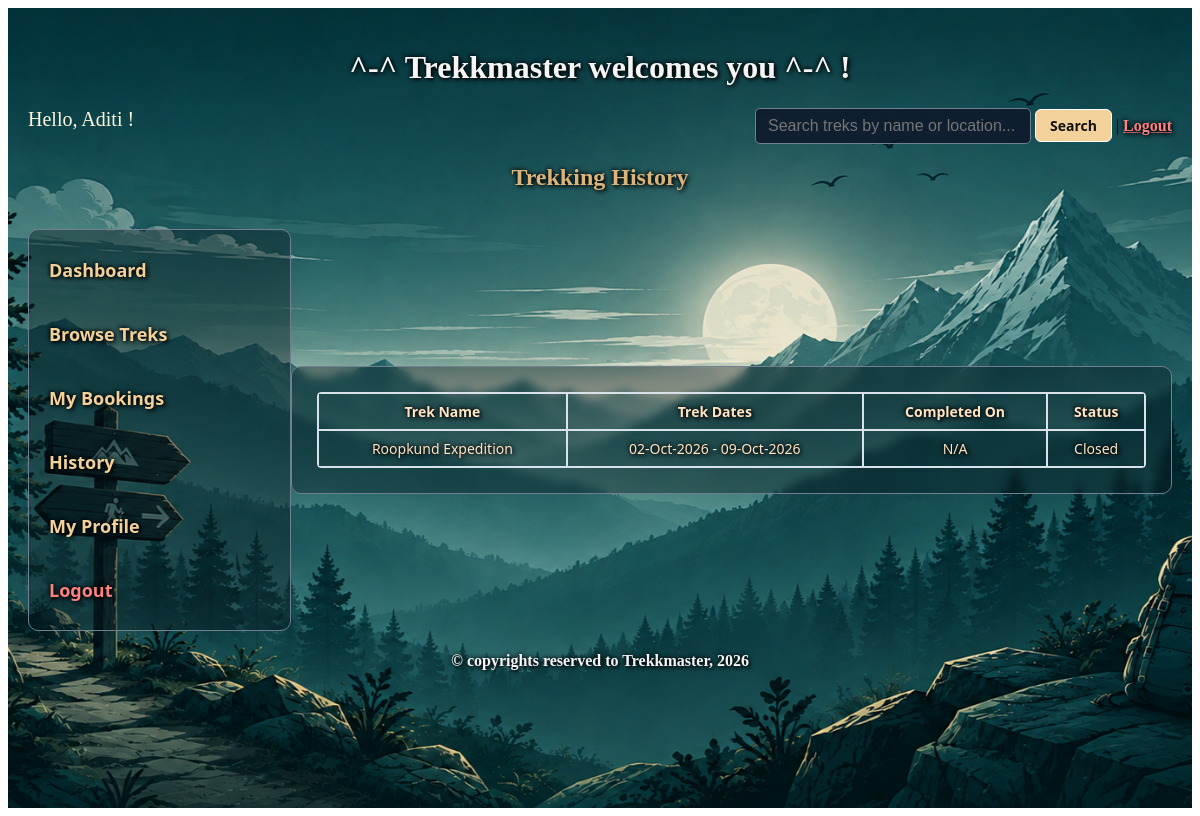
The app's page /my_history (signed in), older data.
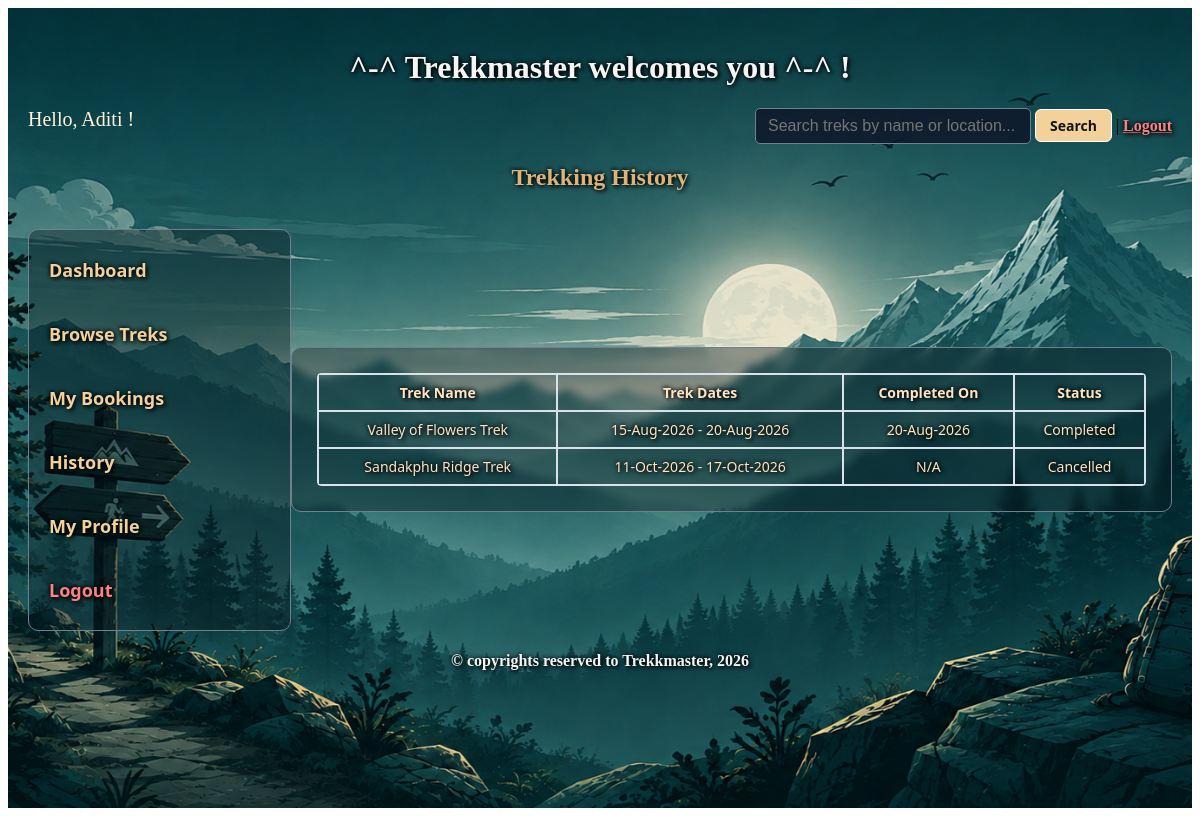
The same page, newer data.
### models.py (models this page shows)
class Bookings(db.Model):
    __tablename__='bookings'
    booking_id = db.Column(db.Integer, primary_key=True, autoincrement=True)
    trekker_id = db.Column(db.Integer, db.ForeignKey('trekker.trekker_id'), nullable=False)
    trek_id = db.Column(db.Integer, db.ForeignKey('trek.trek_id'), nullable=False)
    booking_date = db.Column(db.Date, nullable = False)
    status = db.Column(db.Integer, nullable=False, default=0)  #0-booked, 1-cancelled, 2-completed
    payment_status = db.Column(db.Integer, nullable=False, default=0)  #0-pending, 1-paid, 2-refunded

class Trek(db.Model):
    __tablename__='trek'
    trek_id = db.Column(db.Integer, primary_key=True, autoincrement=True)
    trek_name = db.Column(db.String, unique = True, nullable = False)
    location = db.Column(db.String, nullable = False)
    difficulty = db.Column(db.Integer, nullable=False, default=0)  #0-easy, 1-moderate, 2- hard
    staff_assigned = db.Column(db.Integer, db.ForeignKey('staff.staff_id'), nullable = False)
    status = db.Column(db.Integer, nullable=False, default=0)  #0-open, 1-closed, 2- completed
    duration = db.Column(db.Integer, nullable = False)
    description = db.Column(db.String, nullable = False)
    av_slots = db.Column(db.Integer, nullable = False)
    st_date = db.Column(db.Date, nullable = False)
    en_date = db.Column(db.Date, nullable = False)
    bookings = db.relationship("Bookings", cascade="all, delete", backref="trek")

### controller.py (the view)
@app.route('/my_history')
@login_required
def my_history():
    user_id = session.get('user_id')
    if not user_id:
        return redirect(url_for('user_signin'))
    trekker = Trekker.query.filter_by(user_id=user_id).first()
    if not trekker:
        return redirect(url_for('user_signin'))
    history_bookings = Bookings.query.join(Trek).filter(
        Bookings.trekker_id == trekker.trekker_id,
        (Bookings.status != 0) | (Trek.status != 1)
    ).all()
    return render_template("user_history.html", user_name=trekker.full_name, bookings=history_bookings)

### app.py (called while the page is built)
@login_manager.user_loader
def load_user(user_id):
    return User_Details.query.get(int(user_id))

### templates/user_history.html (shortened to what this page needs)
<!DOCTYPE html>
<html lang="en">
<head>
    <link rel="stylesheet" href="/static/main.css">
</head>
<body>
    <div class="container">
        <div class="center">
            <h1>^-^ Trekkmaster welcomes you ^-^ !</h1>
        </div>
        <div style="display: flex; justify-content: space-between;">
            <span style="text-align: left; color: cornsilk; font-size: 20px;">Hello, {{ user_name }} !</span>
            <span style="text-align: right;">
                <form action="{{ url_for('search') }}" method="GET">
                    <input type="text" name="q" placeholder="Search treks by name or location..." style="width: 250px">
                    <input type="submit" value="Search"> | <a href="/user_logout">Logout</a>
                </form>
            </span>
        </div>
        <h2 class="heading">Trekking History</h2>
        <br>
        <div style="display: flex;">
            <div class="sidebar">
                <a href="{{ url_for('user_dash') }}" class="normal-text-link">Dashboard</a><br>
                <a href="{{ url_for('browse_treks') }}" class="normal-text-link">Browse Treks</a><br>
                <a href="{{ url_for('my_bookings') }}" class="normal-text-link">My Bookings</a><br>
                <a href="{{ url_for('my_history') }}" class="normal-text-link">History</a><br>
                <a href="{{ url_for('my_profile') }}" class="normal-text-link">My Profile</a><br>
                <a href="/user_logout" class="normal-text-link">Logout</a>
            </div>
            <div class="dash_style">
                <table class="table" name="Recent Treks">
                    <tr>
                        <th>Trek Name</th>
                        <th>Trek Dates</th>
                        <th>Completed On</th>
                        <th>Status</th>
                    </tr>
                    {% if bookings %}
                    {% for booking in bookings %}
                    <tr>
                        <td>{{ booking.trek.trek_name }}</td>
                        <td>{{ booking.trek.st_date.strftime('%d-%b-%Y') }} - {{
                            booking.trek.en_date.strftime('%d-%b-%Y') }}</td>
                        <td>
                            {% if booking.trek.status == 3 or booking.status == 2 %}
                            {{ booking.trek.en_date.strftime('%d-%b-%Y') }}
                            {% else %}
                            N/A
                            {% endif %}
                        </td>
                        <td>
                            {% if booking.status == 1 %}
                            Cancelled
                            {% elif booking.trek.status == 3 or booking.status == 2 %}
                            Completed
                            {% elif booking.trek.status == 4 %}
                            Removed
                            {% else %}
                            Closed
                            {% endif %}
                        </td>
                    </tr>
                    {% endfor %}
                    {% else %}
                    <tr>
                        <td colspan="4">No trekking history found.</td>
                    </tr>
                    {% endif %}
                </table>
            </div>
        </div>
        <div class="center">
            <h4>&copy; copyrights reserved to Trekkmaster, 2026</h4>
        </div>
    </div>
</body>
</html>

Row changes from the older to the newer data that the page shows:
no longer on this page (row unchanged): Bookings: trek.trek_name "Roopkund Expedition", trek.st_date "02-Oct-2026", trek.en_date "09-Oct-2026", status "N/A"
added Bookings: trek.trek_name "Valley of Flowers Trek", trek.st_date "15-Aug-2026", trek.en_date "20-Aug-2026", status "Completed"
added Bookings: trek.trek_name "Sandakphu Ridge Trek", trek.st_date "11-Oct-2026", trek.en_date "17-Oct-2026", status "N/A"
